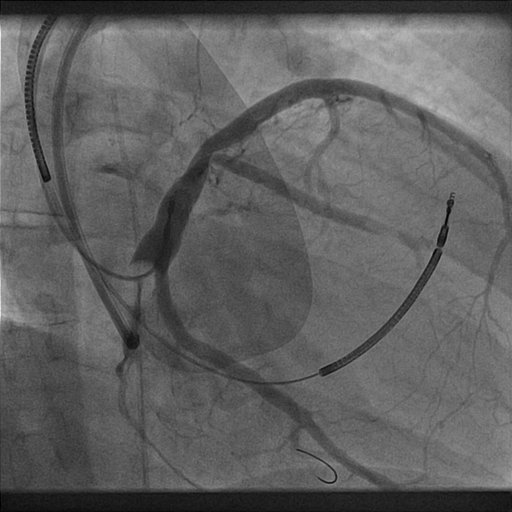
#> input picture FrangiFilter/Parameter_Comparason_Scripts/0002.jpg, 512 x 512 px; its folder holds only this picture in this run
$ python -i surrondingImages.py   (imports and definitions only)   (older library calls are emulated)
#> lines starting #> are read from the running program, lines starting #| are printed output that depends on the picture; after the words box and inside, x2 and y2 are one past the last pixel; in counts of white or black regions, pixels touching at a corner belong together
#> in filter, image is the input picture: shape (512, 512, 3); min 0, max 236, mean 96
### FrangiFilter/Parameter_Comparason_Scripts/hessian.py
import numpy as np
from scipy.ndimage import convolve


def Hessian2D(I, Sigma=1):
    """
    This function Hessian2 filters the image with 2nd derivatives of a
    Gaussian with parameter Sigma.
    :param I: image, in flotaing point precision (float64)
    :param Sigma: sigma of the gaussian kernel used
    :return: the 2nd derivatives
    """
    # Make kernel coordinates
    X, Y = np.meshgrid(np.arange(-np.round(3*Sigma), np.round(3*Sigma) +1),
                       np.arange(-np.round(3*Sigma), np.round(3*Sigma) +1), indexing='ij')

    # Build the gaussian 2nd derivatives filters
    DGaussxx = 1/(2*np.pi*Sigma**4)*(X**2/Sigma**2 - 1)*np.exp(-(X**2 + Y**2)/(2*Sigma**2))
    DGaussxy = (1/(2*np.pi*Sigma**6))*(X*Y)*np.exp(-(X**2 + Y**2)/(2*Sigma**2))
    DGaussyy = DGaussxx.conj().T

    Dxx = convolve(I, DGaussxx, mode='constant', cval=0.0)
    Dxy = convolve(I, DGaussxy, mode='constant', cval=0.0)
    Dyy = convolve(I, DGaussyy, mode='constant', cval=0.0)

    return Dxx, Dxy, Dyy

### FrangiFilter/Parameter_Comparason_Scripts/frangiFilter2D.py
import numpy as np
from hessian import Hessian2D


def eig2image(Dxx, Dxy, Dyy):
    """
    This function eig2image calculates the eigen values from the
    hessian matrix, sorted by abs value. And gives the direction
    of the ridge (eigenvector smallest eigenvalue) .
    | Dxx  Dxy |
    | Dxy  Dyy |
    """
    # Compute the eigenvectors of J, v1 and v2
    tmp = np.sqrt((Dxx - Dyy)**2 + 4*Dxy**2)
    v2x = 2*Dxy
    v2y = Dyy - Dxx + tmp

    # Normalize
    mag = np.sqrt(v2x**2 + v2y**2)
    i = np.invert(np.isclose(mag, np.zeros(mag.shape)))
    v2x[i] = v2x[i]/mag[i]
    v2y[i] = v2y[i]/mag[i]

    # The eigenvectors are orthogonal
    v1x = -v2y.copy()
    v1y = v2x.copy()

    # Compute the eigenvalues
    mu1 = 0.5*(Dxx + Dyy + tmp)
    mu2 = 0.5*(Dxx + Dyy - tmp)

    # Sort eigenvalues by absolute value abs(Lambda1)<abs(Lambda2)
    check = np.absolute(mu1) > np.absolute(mu2)

    Lambda1 = mu1.copy()
    Lambda1[check] = mu2[check]
    Lambda2 = mu2.copy()
    Lambda2[check] = mu1[check]

    Ix = v1x.copy()
    Ix[check] = v2x[check]
    Iy = v1y.copy()
    Iy[check] = v2y[check]

    return Lambda1, Lambda2, Ix, Iy


# --------------------------------------------------------


def FrangiFilter2D(I, FrangiScaleRange=np.array([1, 10]), FrangiScaleRatio=2,
                   FrangiBetaOne=0.5, FrangiBetaTwo=15, verbose=False, BlackWhite=True):
    """
    This function FRANGIFILTER2D uses the eigenvectors of the Hessian to
    compute the likeliness of an image region to vessels, according
    to the method described by Frangi:2001 (Chapter 2). Adapted from MATLAB code
    :param I: imput image (grayscale)
    :param FrangiScaleRange: The range of sigmas used, default [1 10]
    :param FrangiScaleRatio: Step size between sigmas, default 2
    :param FrangiBetaOne: Frangi correction constant, default 0.5
    :param FrangiBetaTwo: Frangi correction constant, default 15
    :param verbose: Show debug information, default false
    :param BlackWhite: Detect black ridges (default) set to true, for white ridges set to false.
    :return: The vessel enhanced image (pixel is the maximum found in all scales)
    """
#> called with FrangiScaleRange = (1, 10), FrangiScaleRatio = 2, FrangiBetaOne = 0.5, FrangiBetaTwo = 15, verbose = False, BlackWhite = True

    if len(FrangiScaleRange) > 1:
        sigmas = np.arange(FrangiScaleRange[0], FrangiScaleRange[1]+1, FrangiScaleRatio)
        sigmas = sorted(sigmas)
    else:
        sigmas = [FrangiScaleRange[0]]
    beta = 2*FrangiBetaOne**2
    c = 2*FrangiBetaTwo**2

    # Make matrices to store all filterd images
    ALLfiltered = np.zeros([I.shape[0], I.shape[1], len(sigmas)])
    ALLangles = np.zeros([I.shape[0], I.shape[1], len(sigmas)])

    # Frangi filter for all sigmas
    for i in range(len(sigmas)):
        # Show progress
        if verbose:
            print('Current Frangi Filter Sigma: ', str(sigmas[i]))

        # Make 2D hessian
        Dxx, Dxy, Dyy = Hessian2D(I, sigmas[i])

        # Correct for scale
        Dxx *= (sigmas[i]**2)
        Dxy *= (sigmas[i]**2)
        Dyy *= (sigmas[i]**2)

        # Calculate (abs sorted) eigenvalues and vectors
        Lambda2, Lambda1, Ix, Iy = eig2image(Dxx, Dxy, Dyy)

        # Compute the direction of the minor eigenvector
        angles = np.arctan2(Ix, Iy)

        # Compute some similarity measures
        near_zeros = np.isclose(Lambda1, np.zeros(Lambda1.shape))
        Lambda1[near_zeros] = 2**(-52)
        Rb = (Lambda2/Lambda1)**2
        S2 = Lambda1**2 + Lambda2**2

        # Compute the output image
        Ifiltered = np.exp(-Rb/beta)*(np.ones(I.shape)-np.exp(-S2/c))

        # see pp. 45
        if BlackWhite:
            Ifiltered[Lambda1 < 0] = 0
        else:
            Ifiltered[Lambda1 > 0] = 0

        # store the results in 3D matrices
        ALLfiltered[:, :, i] = Ifiltered.copy()
        ALLangles[:, :, i] = angles.copy()
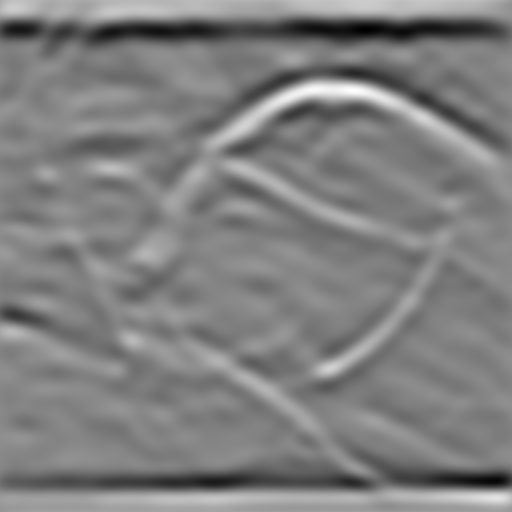
#> Dxx: shape (512, 512) float64; min -0.11, max 0.0881, mean -0.0104; drawn with min black and max white
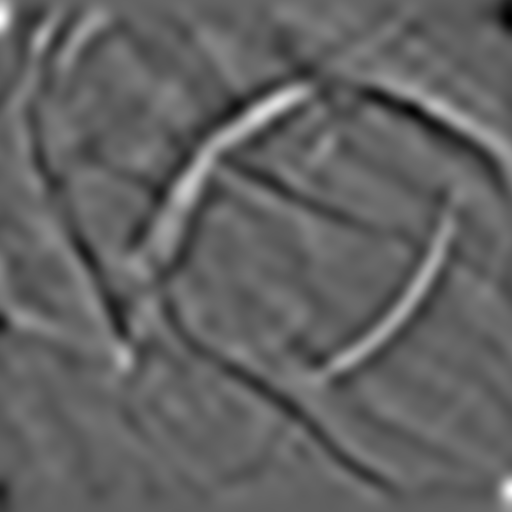
#> Dxy: shape (512, 512) float64; min -0.0424, max 0.066, mean 4.81e-07; drawn with min black and max white
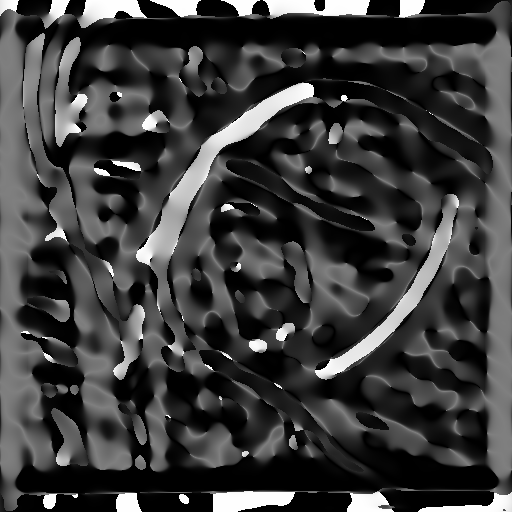
#> Ix: shape (512, 512) float64; min -1, max 1, mean -0.518; drawn with min black and max white
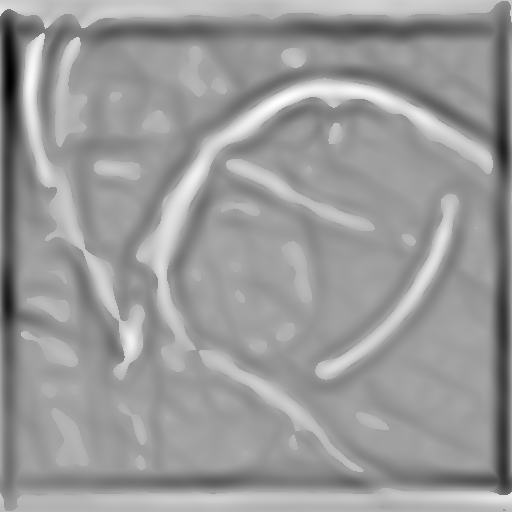
#> Lambda1: shape (512, 512) float64; min -0.197, max 0.0992, mean -0.0182; drawn with min black and max white


    # Return for every pixel the value of the scale(sigma) with the maximum
    # output pixel value
    if len(sigmas) > 1:
        outIm = np.amax(ALLfiltered, axis=2)
        outIm = outIm.reshape(I.shape[0], I.shape[1], order='F')
        whatScale = np.argmax(ALLfiltered, axis=2)
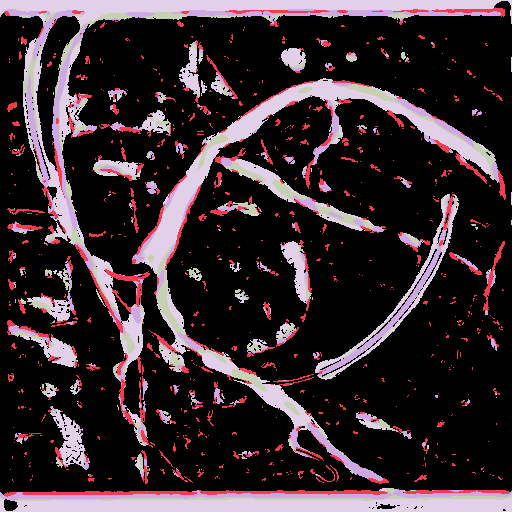
#> whatScale: shape (512, 512) int64; 5 distinct labels, from 0 to 4; one colour per label, 0 black
        whatScale = np.reshape(whatScale, I.shape, order='F')

        indices = range(I.size) + (whatScale.flatten(order='F') - 1)*I.size
        values = np.take(ALLangles.flatten(order='F'), indices)
        direction = np.reshape(values, I.shape, order='F')
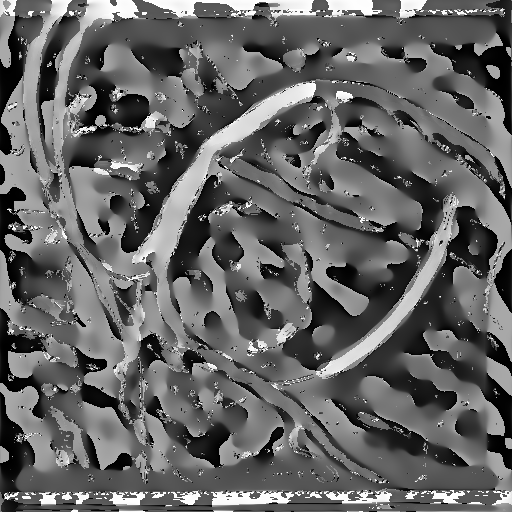
#> direction: shape (512, 512) float64; min -3.14, max 1.57, mean -1.29; drawn with min black and max white
    else:
        outIm = ALLfiltered.reshape(I.shape[0], I.shape[1], order='F')
        whatScale = np.ones(I.shape)
        direction = np.reshape(ALLangles, I.shape, order='F')

    return outIm, whatScale, direction

### FrangiFilter/Parameter_Comparason_Scripts/surrondingImages.py
import tkinter as tk
from tkinter import Scale
import numpy as np
import tkinter.filedialog
from os.path import isfile, exists, join
from os import listdir
from glob import glob
from popupYamlConfig import congMenu
from frangiFilter2D import FrangiFilter2D
from skimage.filters import threshold_otsu
import cv2
import multiprocessing
from functools import partial
import numpy as np


from PIL import Image, ImageTk, ImageOps

class vesselEditor(tk.Tk):
    # [282 lines left out: functions __init__, loadFolder, loadImage, saveImage, nextImage, getOutputName and 1 more, not called in this run]

    def parameters(self):
        print("parameters")
        congMenu(self, self.data)

    # [84 lines left out: functions filterImage, filterQueue, opening, closing, not called in this run]

def filter(imagePath, **kwargs):


    FrangiScaleRange = kwargs.get("FrangiScaleRange", (1,10))
    FrangiScaleRatio = kwargs.get("FrangiScaleRatio", 2)
    FrangiBetaOne = kwargs.get("FrangiBetaOne", 0.5)
    FrangiBetaTwo = kwargs.get("FrangiBetaTwo", 15)
    verbose = kwargs.get("verbose", False)
    BlackWhite = kwargs.get("BlackWhite", True)
    filterlocation = kwargs.get("filterloaction", "filterMasks")

    image = cv2.imread(imagePath)
    gray = cv2.cvtColor(image, cv2.COLOR_BGR2GRAY)/255.

    mask = FrangiFilter2D(gray,FrangiScaleRange=FrangiScaleRange, FrangiScaleRatio=FrangiScaleRatio,
                            FrangiBetaOne=FrangiBetaOne, FrangiBetaTwo=FrangiBetaTwo,
                            verbose=verbose, BlackWhite=BlackWhite)

    grayout = cv2.normalize(mask[0], None, 255, 0, cv2.NORM_MINMAX, cv2.CV_8U)
    ret2,th2 = cv2.threshold(grayout,0,255,cv2.THRESH_BINARY+cv2.THRESH_OTSU)
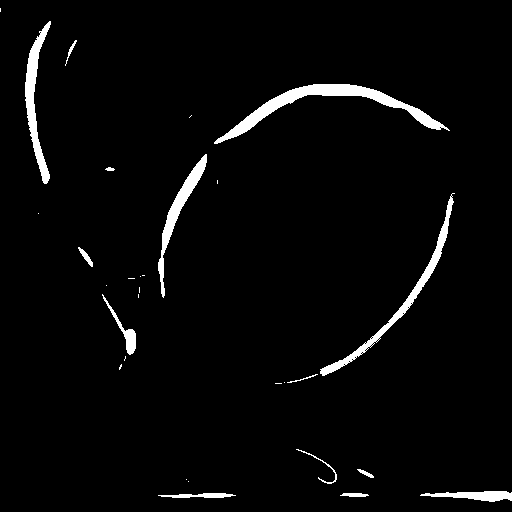
#> th2: shape (512, 512); 3.2% white; 30 white regions (16 under 20 px), largest, box (x1, y1, x2, y2) and area: (214, 84, 450, 144) 2501, (320, 193, 455, 376) 1520, (25, 21, 51, 184) 1371
#> ret2 = 24

    # manual threshold

    # ret2,th2 = cv2.threshold(grayout,8,255,cv2.THRESH_BINARY)

    m2 = th2 == 255

    imageName = imagePath.split("/")[-1]
    imageName = imageName.split(".")[0]

    if(exists(filterlocation)):
        #Output the mask
        filePath = join(filterlocation, imageName)
        cv2.imwrite(filePath + "_filtermask.jpg", m2*255)

    return m2


class canvasEditior(tk.Frame):
    # [87 lines left out: function __init__, not called in this run]

    def xy(self, event):
        self.currentAction = []
        self.lastx, self.lasty = self.canvas.canvasx(event.x), self.canvas.canvasy(event.y)

    # [156 lines left out: functions setColor, draw, drawLine, eraseLine, undo, massUndo and 2 more, not called in this run]

    def addLine(self, event):
        self.currentx, self.currenty = self.canvas.canvasx(event.x), self.canvas.canvasy(event.y)

    # [61 lines left out: functions drawMask, eraseFunction, changeLineWidth, doneStroke, changeImage, addSubMask, not called in this run]

    def returnMask(self):
        return self.mask

    # [14 lines left out: function onMouseWheel, not called in this run]


# [2 lines not run here, left out]

>>> result = filter('0002.jpg')
